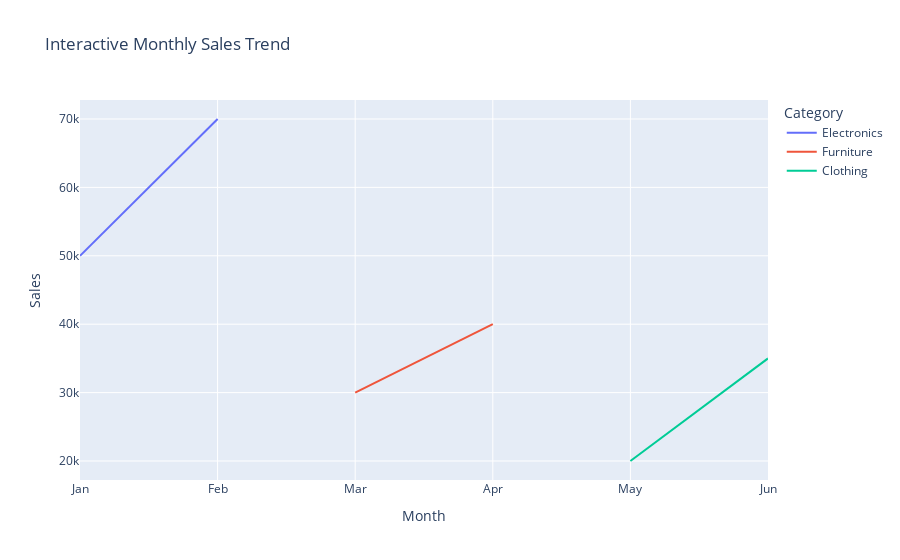

The cell this chart's notebook holds for it:
### Code cell
fig = px.line(
    df,
    x="Month",
    y="Sales",
    color="Category",
    title="Interactive Monthly Sales Trend",
    hover_data=["Profit", "Price"]
)
fig.show()

### Figure 1 — Plotly figure (JSON) as saved in the notebook; plotly's stock layout.template omitted (floating-point values rounded to 4 significant figures)
{"data": [{"customdata": [[8000, 15000], [12000, 45000]], "hovertemplate": "Category=Electronics<br>Month=%{x}<br>Sales=%{y}<br>Profit=%{customdata[0]}<br>Price=%{customdata[1]}<extra></extra>", "legendgroup": "Electronics", "line": {"color": "#636efa", "dash": "solid"}, "marker": {"symbol": "circle"}, "mode": "lines", "name": "Electronics", "orientation": "v", "showlegend": true, "type": "scatter", "x": ["Jan", "Feb"], "xaxis": "x", "y": [50000, 70000], "yaxis": "y"}, {"customdata": [[5000, 5000], [6000, 8000]], "hovertemplate": "Category=Furniture<br>Month=%{x}<br>Sales=%{y}<br>Profit=%{customdata[0]}<br>Price=%{customdata[1]}<extra></extra>", "legendgroup": "Furniture", "line": {"color": "#EF553B", "dash": "solid"}, "marker": {"symbol": "circle"}, "mode": "lines", "name": "Furniture", "orientation": "v", "showlegend": true, "type": "scatter", "x": ["Mar", "Apr"], "xaxis": "x", "y": [30000, 40000], "yaxis": "y"}, {"customdata": [[4000, 1000], [7000, 3000]], "hovertemplate": "Category=Clothing<br>Month=%{x}<br>Sales=%{y}<br>Profit=%{customdata[0]}<br>Price=%{customdata[1]}<extra></extra>", "legendgroup": "Clothing", "line": {"color": "#00cc96", "dash": "solid"}, "marker": {"symbol": "circle"}, "mode": "lines", "name": "Clothing", "orientation": "v", "showlegend": true, "type": "scatter", "x": ["May", "Jun"], "xaxis": "x", "y": [20000, 35000], "yaxis": "y"}], "layout": {"legend": {"title": {"text": "Category"}, "tracegroupgap": 0}, "title": {"text": "Interactive Monthly Sales Trend"}, "xaxis": {"anchor": "y", "domain": [0, 1], "title": {"text": "Month"}}, "yaxis": {"anchor": "x", "domain": [0, 1], "title": {"text": "Sales"}}}}
